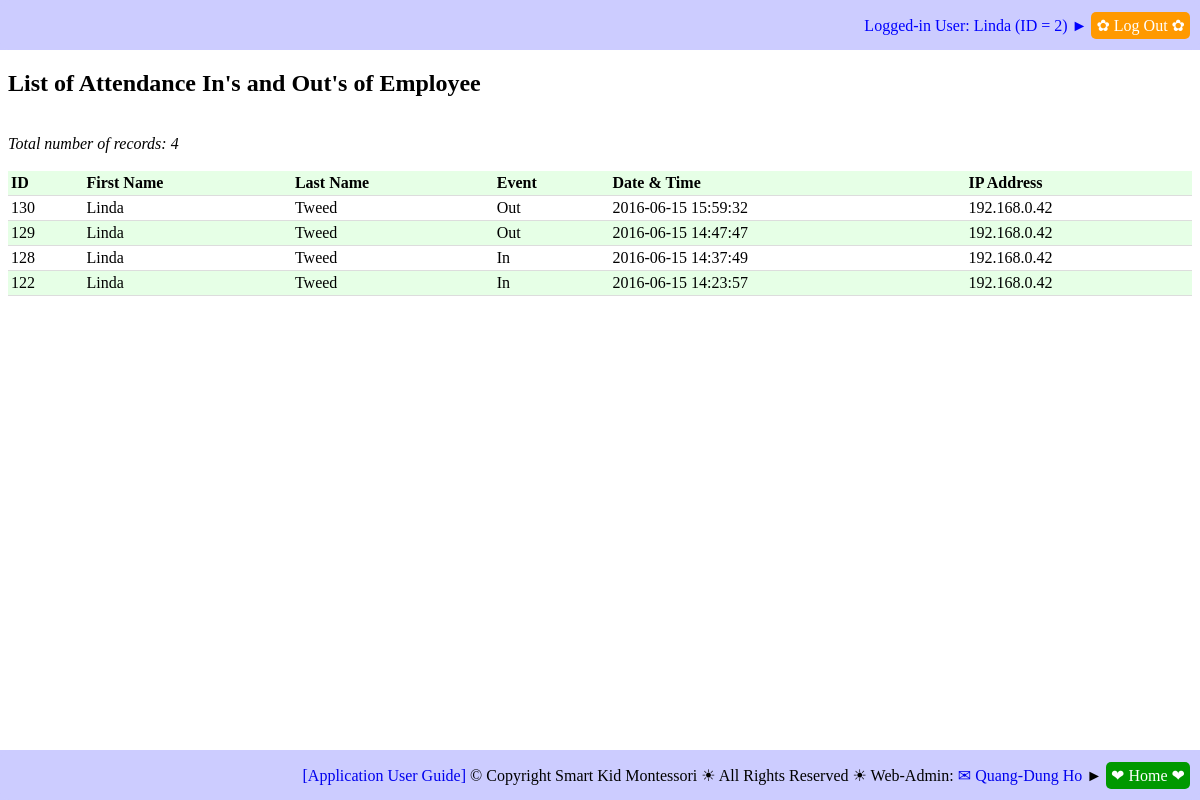
The page /report_employee_attendances.php (signed in) on the database as committed earlier.
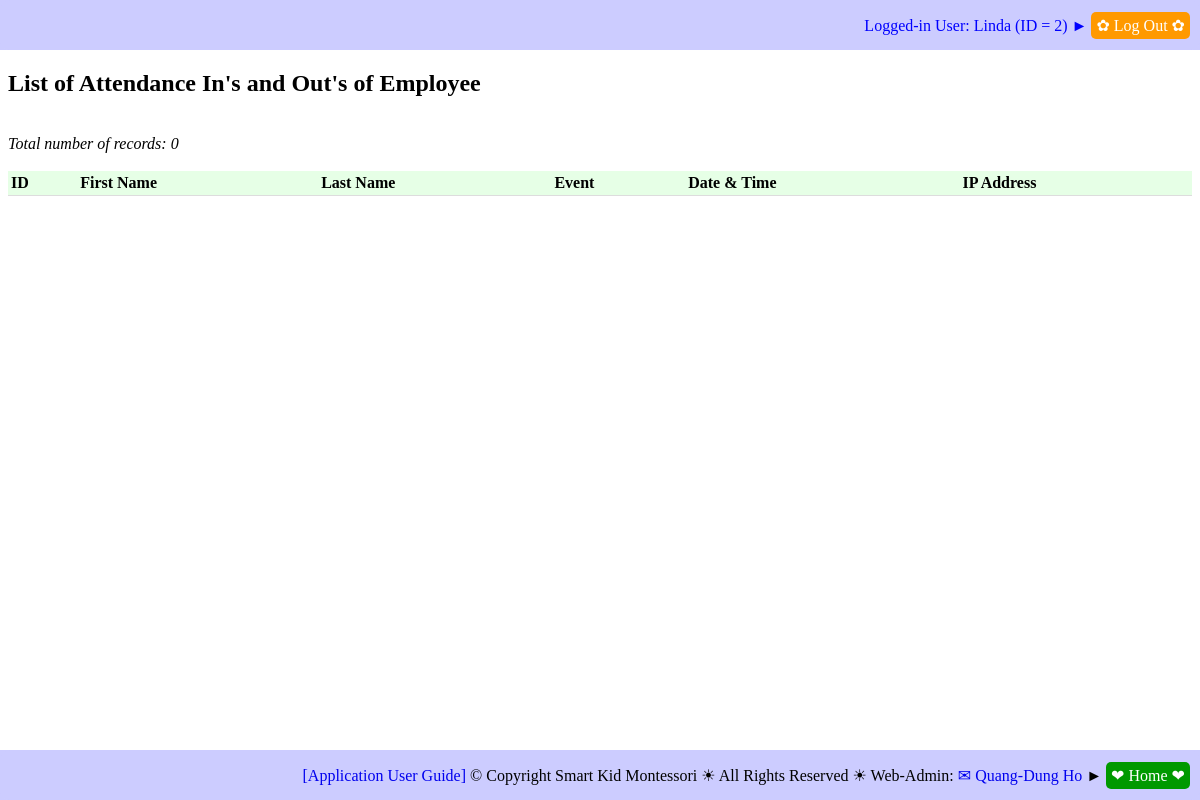
The same page on the database as committed later.
### tables this page shows
CREATE TABLE `employee_attendances` (
  `EMP_ATT_ID` int(11) NOT NULL,
  `EMP_ID` int(11) NOT NULL,
  `EVENT_TYPE` varchar(5) NOT NULL,
  `DATE_TIME` datetime NOT NULL,
  `IP_ADDR` varchar(50) NOT NULL,
  `NOTES` text NOT NULL
);

CREATE TABLE `employees` (
  `EMP_ID` int(11) NOT NULL,
  `EMP_FIRST_NAME` varchar(50) NOT NULL,
  `EMP_LAST_NAME` varchar(25) NOT NULL,
  `EMP_BIRTHDATE` date NOT NULL,
  `EMP_SEX` varchar(1) NOT NULL,
  `EMP_PHOTO` varchar(50) NOT NULL,
  `EMP_ADDRESS` varchar(50) NOT NULL,
  `EMP_CITY` varchar(20) NOT NULL,
  `EMP_PROVINCE` varchar(20) NOT NULL,
  `EMP_POSTAL_CODE` varchar(10) NOT NULL,
  `EMP_COUNTRY` varchar(20) NOT NULL,
  `EMP_PHONE1` varchar(15) NOT NULL,
  `EMP_PHONE2` varchar(15) DEFAULT NULL,
  `EMP_EMAIL` varchar(50) NOT NULL,
  `EMP_HIRE_DATE` date NOT NULL,
  `EMP_END_DATE` date NOT NULL,
  `EMP_EDU_ID` int(11) NOT NULL,
  `EDU_DAYCARE_EXPERIENCE` tinyint(11) NOT NULL,
  `EDU_MONTESSORI_EXPERIENCE` tinyint(11) NOT NULL,
  `EMP_POST_ID1` int(11) NOT NULL,
  `EMP_POST_ID2` int(11) DEFAULT NULL,
  `EMP_BOSS_ID` int(11) DEFAULT NULL,
  `EMP_HOURLY_RATE` float NOT NULL,
  `EMP_PASSCODE` varchar(10) NOT NULL,
  `EMP_NOTES` text
);

### db_operations.php (called while the page is built, shortened)
<?php
require_once("sql_queries.php");
function insert_DB_QUERY_LOGS($user_name, $queryStrToDisplay)
{
	$queryStr = "INSERT INTO ";
		$queryStr = $queryStr . "DB_QUERY_LOGS(";
		$queryStr = $queryStr . "QUERY_STR";
		$queryStr = $queryStr . ", " . "USER_NAME";
		$queryStr = $queryStr . ", " . "DATE_TIME";
		$queryStr = $queryStr . ", " . "IP_ADDR";
		$queryStr = $queryStr . ")";
	$queryStr = $queryStr . " VALUES(";
		$queryStr = $queryStr . "'" . $queryStrToDisplay .  "'";
		$queryStr = $queryStr . ", " . "'" . $user_name . "'";
		$queryStr = $queryStr . ", " . "NOW()";
		$queryStr = $queryStr . ", " . "'" . get_client_ip() .  "'";
		$queryStr = $queryStr . ")";
	$queryStr = $queryStr . ";";
	$result = getResult($queryStr);
	return ($result);
}
function employeeIsAuthorizedThisPage($emp_id, $page_url, $debug_on)
{
	$queryStr = 'SELECT ';
		$queryStr = $queryStr . 'HREF';
	$queryStr = $queryStr . ' FROM ';
		$queryStr = $queryStr . 'WEB_PAGES';
	$queryStr = $queryStr . ' WHERE ';
		$queryStr = $queryStr . '(PAGE_ID IN
									(SELECT PAGE_ID FROM EMPLOYEE_WEBPAGE
										WHERE EMP_ID = ' . $emp_id . ')) AND ';
		$queryStr = $queryStr . '(WEB_PAGES.STATUS = "active")';
		$queryStr = $queryStr . ';';
	$result = getResult($queryStr);
	$resultRows = mysqli_num_rows($result);
	for ($row = 0; $row < $resultRows; $row++)
	{
		$currentRow = mysqli_fetch_row($result);
		if (strpos($page_url, $currentRow[0]) !== false)
		{
			return (true);
		}
	}
	return (false);
}
function report_EMPLOYEE_ATTENDANCES($emp_id, $debug_on)
{
	$queryStr = 'SELECT  ';
		$queryStr = $queryStr . 'EMPLOYEE_ATTENDANCES.EMP_ATT_ID';
		$queryStr = $queryStr . ', ' . 'EMPLOYEES.EMP_FIRST_NAME';
		$queryStr = $queryStr . ', ' . 'EMPLOYEES.EMP_LAST_NAME';
		$queryStr = $queryStr . ', ' . 'EMPLOYEE_ATTENDANCES.EVENT_TYPE';
		$queryStr = $queryStr . ', ' . 'EMPLOYEE_ATTENDANCES.DATE_TIME';
		$queryStr = $queryStr . ', ' . 'EMPLOYEE_ATTENDANCES.IP_ADDR';
	$queryStr = $queryStr . ' FROM ';
		$queryStr = $queryStr . 'EMPLOYEE_ATTENDANCES';
		$queryStr = $queryStr . ', ' . 'EMPLOYEES';
	$queryStr = $queryStr . ' WHERE ';
		$queryStr = $queryStr . 'EMPLOYEE_ATTENDANCES.EMP_ID=' .  $emp_id;
		$queryStr = $queryStr . ' AND ' . 'EMPLOYEE_ATTENDANCES.EMP_ID=' . 'EMPLOYEES.EMP_ID';
		$queryStr = $queryStr . ' ORDER BY ' . 'EMPLOYEE_ATTENDANCES.DATE_TIME DESC';
	$queryStr = $queryStr . ';';
	$result = getResult($queryStr);
	$fieldHeaderStr = array (
		0 => 'ID',
		1 => 'First Name',
		2 => 'Last Name',
		3 => 'Event',
		4 => 'Date & Time',
		5 => 'IP Address',
		);
	populateResultToTable($result, $fieldHeaderStr);
}
function get_client_ip() {
    $ipaddress = '';
    if (isset($_SERVER['HTTP_CLIENT_IP']) && ($_SERVER['HTTP_CLIENT_IP']))
        $ipaddress = $_SERVER['HTTP_CLIENT_IP'];
    else if (isset($_SERVER['HTTP_X_FORWARDED_FOR']) && ($_SERVER['HTTP_X_FORWARDED_FOR']))
        $ipaddress = $_SERVER['HTTP_X_FORWARDED_FOR'];
    else if (isset($_SERVER['HTTP_X_FORWARDED']) && ($_SERVER['HTTP_X_FORWARDED']))
        $ipaddress = $_SERVER['HTTP_X_FORWARDED'];
    else if (isset($_SERVER['HTTP_FORWARDED_FOR']) && ($_SERVER['HTTP_FORWARDED_FOR']))
        $ipaddress = $_SERVER['HTTP_FORWARDED_FOR'];
    else if (isset($_SERVER['HTTP_FORWARDED']) && ($_SERVER['HTTP_FORWARDED']))
        $ipaddress = $_SERVER['HTTP_FORWARDED'];
    else if (isset($_SERVER['REMOTE_ADDR']) && ($_SERVER['REMOTE_ADDR']))
        $ipaddress = $_SERVER['REMOTE_ADDR'];
    else
        $ipaddress = 'unknown';
    return $ipaddress;
}

### sql_queries.php (the view, shortened to what this page needs)
<?php
	function connectDB()
	{
		$db_hostname = "localhost";
		$db_name     = "montessori";
		$db_username = "root";
		$db_password = "";
		$db = mysqli_connect($db_hostname, $db_username, $db_password, $db_name);
		return ($db);
	}
	function getResult($query)
	{
		$db = connectDB();
		$result = mysqli_query($db, $query);
		return ($result);
	}
	function populateResultToTable($result, $fieldHeaderStr)
	{
		$resultRows = mysqli_num_rows($result);
		$resultFields = mysqli_num_fields($result);
		echo '<br/><i>Total number of records: ' . $resultRows . '</i><br/><br/>';
		echo '<table>';
		echo '<tr>';
		for ($fd = 0; $fd < $resultFields; $fd++)
		{
			echo '<th>' . $fieldHeaderStr[$fd] . '</th>';
		}
 		echo '</tr>';
		for ($row = 0; $row < $resultRows; $row++)
		{
			$currentRow = mysqli_fetch_row($result);
			echo '<tr>';
			for ($fd = 0; $fd < $resultFields; $fd++)
			{
				echo '<td>' . $currentRow[$fd] . '</td>';
			}
			echo '</tr>';
		}
		echo '</table>';
	}
?>

### report_employee_attendances.php (shortened to what this page needs)
<!DOCTYPE html>
<html>
<head>
	<link rel="stylesheet" type="text/css" href="db_tables.css">
	<link rel="stylesheet" type="text/css" href="common.css">
</head>
<body>
<?php
	include 'header_log_in_out.php'
?>
<div id="main">
<h2>List of Attendance In's and Out's of Employee</h2>
<?php
if (isset($_SESSION['LoggedIn_EMP_ID']))
{
	require_once("db_operations.php");
	report_EMPLOYEE_ATTENDANCES($_SESSION['LoggedIn_EMP_ID'], true);
}
else
{
	echo 'Something is wrong with $_SESSION["LoggedIn_EMP_ID"])';
}
?>
</div>
<?php
	include 'footer.php'
?>
</body>
</html>

### header_log_in_out.php (shortened to what this page needs)
<header style="
    		position: fixed;
    		top: 0;
    		left: 0;
    		right: 0;
    		background-color: rgb(204, 204, 255);"
>
<div style="
	display: table;
	height: 30px;
    width: 100%;
    margin: 0px;
    background-color: rgb(204, 204, 255);
    border-radius: 10px;
    text-align: right;">
	<div style="
		display: table-cell;
		height: 30px;
    	width: 100%;
    	padding: 10px;
    	vertical-align: middle;">
	<?php
	if (isset($_SESSION['LoggedIn_EMP_ID']) &&
    	isset($_SESSION['LoggedIn_EMP_NAME']))
	{
		$emp_id = $_SESSION['LoggedIn_EMP_ID'];
		$emp_name = $_SESSION['LoggedIn_EMP_NAME'];
		$this_page_url = $_SERVER["PHP_SELF"];
		require_once("db_operations.php");
		if (employeeIsAuthorizedThisPage($emp_id, $this_page_url, true) === true)
		{
			echo '<font color="blue">';
			echo 'Logged-in User: ' . $emp_name .
					' (ID = ' . $emp_id . ')' . ' &#9658; ';
			echo ' <a href="logout.php" style="background-color: rgb(255, 153, 0); color: white; text-decoration: none; padding: 5px; border-radius: 5px"> &#10047; Log Out &#10047; </a>';
			echo '</font>';
		}
	}
	?>
	</div>
</div>
</header>

### footer.php
<footer style="
    		position: fixed;
    		bottom: 0;
    		left: 0;
    		right: 0;
    		background-color: rgb(204, 204, 255);"
>
<div style="
		display: table;
		height: 30px;
	    width: 100%;
    	margin: 0px;
    	background-color: rgb(204, 204, 255);
    	border-radius: 10px;
    	text-align: right;">
	<div style="
		display: table-cell;
		height: 30px;
    	width: 100%;
    	padding: 10px;
    	vertical-align: middle;">
    	<a href="help_main.php" target="_new">[Application User Guide] </a>
		&copy; Copyright Smart Kid Montessori &#9728; All Rights Reserved &#9728; Web-Admin: <a href="mailto:hoquangdung@yahoo.com"> &#9993; Quang-Dung Ho</a>
		<?php
		if ((strpos($_SERVER["PHP_SELF"], "/montessori/index.php") === false) &&
			(strpos($_SERVER["PHP_SELF"], "/montessori/login.php") === false))
		{
			echo '  &#9658; <a href="index.php" style="';
			echo 'background-color: rgb(0, 153, 0);';
			echo 'color: white;';
			echo 'text-decoration: none;';
			echo 'padding: 5px;';
			echo 'border-radius: 5px"';
			echo '> &#10084; Home &#10084; </a>';
		}
		?>
	</div>
</div>
</footer>

### db_tables.css (style rules this page uses)
table { border-collapse: collapse; width: 100%; }
th, td { padding: 3px; text-align: left; border-bottom: 1px solid #ddd; }
tr:nth-child(odd) { background-color: rgb(230, 255, 230); }

### common.css (style rules this page uses)
div#main { margin-top: 70px; margin-bottom: 70px; }
a { text-decoration: none; }

Rows that differ between the two databases and show on the page:
removed employee_attendances: EMP_ATT_ID "130", EVENT_TYPE "Out", DATE_TIME "2016-06-15 15:59:32", IP_ADDR "192.168.0.42"
no longer on this page (row unchanged): employees: EMP_FIRST_NAME "Linda", EMP_LAST_NAME "Tweed"
removed employee_attendances: EMP_ATT_ID "129", EVENT_TYPE "Out", DATE_TIME "2016-06-15 14:47:47", IP_ADDR "192.168.0.42"
removed employee_attendances: EMP_ATT_ID "128", EVENT_TYPE "In", DATE_TIME "2016-06-15 14:37:49", IP_ADDR "192.168.0.42"
removed employee_attendances: EMP_ATT_ID "122", EVENT_TYPE "In", DATE_TIME "2016-06-15 14:23:57", IP_ADDR "192.168.0.42"
Other text that changed with them:
$resultRows: "4" → "0"
